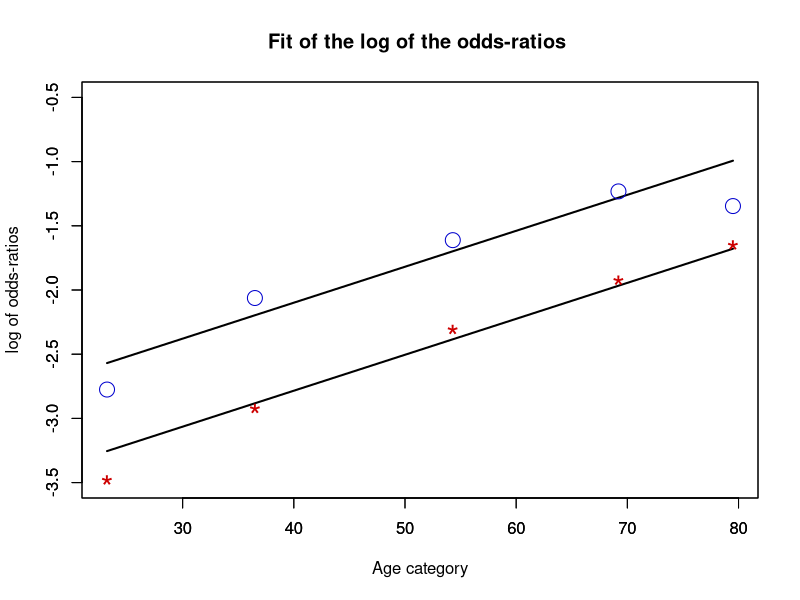
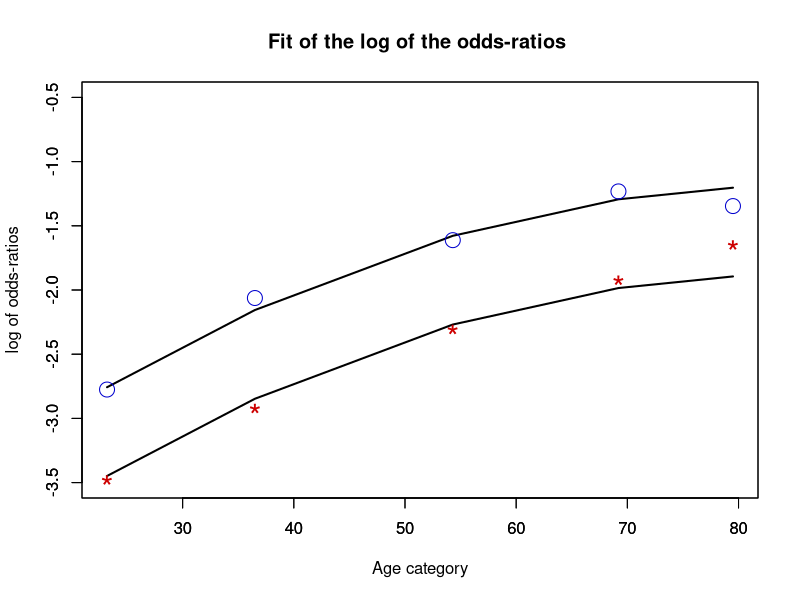

Reproduce these figures in R, in order.
# −−−−−−−−−−−−−−−−−−−−−−−−−−−−−−−−−−−−−−−−−−−−−−−−−−−−−−
# Name of QuantLet : MVAdrugLogistic
# −−−−−−−−−−−−−−−−−−−−−−−−−−−−−−−−−−−−−−−−−−−−−−−−−−−−−−
# Published in : Applied Multivariate Statistical Analysis
# −−−−−−−−−−−−−−−−−−−−−−−−−−−−−−−−−−−−−−−−−−−−−−−−−−−−−−
# Description : Calculates and plots the odds-ratios of the probability 
# of taking drugs in a logit model for a gender-age group 
# combination and tests two models (one without a curvature 
# and more general model with a curvature term).
# −−−−−−−−−−−−−−−−−−−−−−−−−−−−−−−−−−−−−−−−−−−−−−−−−−−−−−
# Keywords : probability, logit, plot, graphical representation, regression 
# −−−−−−−−−−−−−−−−−−−−−−−−−−−−−−−−−−−−−−−−−−−−−−−−−−−−−−
# See also : MVAdrug3waysTab, MVAdrug
# −−−−−−−−−−−−−−−−−−−−−−−−−−−−−−−−−−−−−−−−−−−−−−−−−−−−−−
# Author : Awdesch Melzer
# −−−−−−−−−−−−−−−−−−−−−−−−−−−−−−−−−−−−−−−−−−−−−−−−−−−−−−
# Submitted : Wed, April 04 2012 by Dedy Dwi Prastyo
# −−−−−−−−−−−−−−−−−−−−−−−−−−−−−−−−−−−−−−−−−−−−−−−−−−−−−−
# Example : Fit of the log of the odds-ratios for taking drugs. Men are the stars and women are the circles.
# −−−−−−−−−−−−−−−−−−−−−−−−−−−−−−−−−−−−−−−−−−−−−−−−−−−−−−

# clear all variables
rm(list = ls(all = TRUE))
graphics.off()

# Drug data
zi = rbind(c(1, 0, 1, 0, 1, 0, 0, 0, 0, 21), c(1, 0, 1, 0, 0, 1, 0, 0, 0, 32), c(1, 
    0, 1, 0, 0, 0, 1, 0, 0, 70), c(1, 0, 1, 0, 0, 0, 0, 1, 0, 43), c(1, 0, 1, 0, 
    0, 0, 0, 0, 1, 19), c(1, 0, 0, 1, 1, 0, 0, 0, 0, 683), c(1, 0, 0, 1, 0, 1, 0, 
    0, 0, 596), c(1, 0, 0, 1, 0, 0, 1, 0, 0, 705), c(1, 0, 0, 1, 0, 0, 0, 1, 0, 295), 
    c(1, 0, 0, 1, 0, 0, 0, 0, 1, 99), c(0, 1, 1, 0, 1, 0, 0, 0, 0, 46), c(0, 1, 1, 
        0, 0, 1, 0, 0, 0, 89), c(0, 1, 1, 0, 0, 0, 1, 0, 0, 169), c(0, 1, 1, 0, 0, 
        0, 0, 1, 0, 98), c(0, 1, 1, 0, 0, 0, 0, 0, 1, 51), c(0, 1, 0, 1, 1, 0, 0, 
        0, 0, 738), c(0, 1, 0, 1, 0, 1, 0, 0, 0, 700), c(0, 1, 0, 1, 0, 0, 1, 0, 
        0, 847), c(0, 1, 0, 1, 0, 0, 0, 1, 0, 336), c(0, 1, 0, 1, 0, 0, 0, 0, 1, 
        196))
y = zi[, 10]

# Design matrix
I = 2  # sex M - F
J = 2  # drug Yes - No
K = 5  # age category 16-29, 30-44, 45-64, 65-74, 75++

# Mean age per group: for Men and for Women
average = c(c(23.2, 36.5, 54.3, 69.2, 79.5), c(23.2, 36.5, 54.3, 69.2, 79.5))
X   = rbind(c(1, 1), c(1, 1), c(1, 1), c(1, 1), c(1, 1), c(1, -1), c(1, -1), c(1, -1), 
    c(1, -1), c(1, -1))
X1  = cbind(X, average)  # Xi=design matrix for group i=1,2

n   = dim(X1)
n1  = n[1]
n2  = n[2]
df  = n1 - n2

label = zi[, 3] == 1
n1jk  = y[label]  # nijk is the effective in each cell, i=1,2
label = zi[, 3] == 0
n2jk  = y[label]

b0 = 0 * rep(1, n2)  # current value of beta

# max likelihood in logistic models for 3-way contingency tables
ff = function(b0) {
    -sum(n1jk * log(matrix(1, length(n1jk), 1)/(matrix(1, length(n1jk), 1) + exp(-X1 %*% 
        b0)))) - sum(n2jk * log(matrix(1, dim(matrix(1, length(n1jk), 1)/(matrix(1, 
        length(n1jk), 1) + exp(-X1 %*% b0)))) - matrix(1, length(n1jk), 1)/(matrix(1, 
        length(n1jk), 1) + exp(-X1 %*% b0))))
}
(b      = optim(b0, ff)$par)
loglik  = optim(b0, ff)$value
N       = sum(y)
p1      = matrix(1, length(n1jk), 1)/(matrix(1, length(n1jk), 1) + exp(-X1 %*% b))
p2      = matrix(1, length(n2jk), 1)/(matrix(1, length(n2jk), 1) + exp(X1 %*% b))
nfit    = rbind((n1jk + n2jk) * p1, (n1jk + n2jk) * p2)
nobs    = c(n1jk, n2jk)
e       = log(nobs) - log(nfit)
print("degree of freedom")
print(df)
(G2     = 2 * sum(nobs * e))
(pvalG2 = 1 - pchisq(G2, df))
(chi2   = sum(((nobs - nfit)^2)/nfit))
(pvalG2 = 1 - pchisq(G2, df))
print(" ")
print("  observed    fitted")
print("    values    values")
cbind(nobs, nfit)
print(" ")

oddratfit = log(p1/p2)
oddrat    = log(n1jk/n2jk)
plot(X1[1:K, 3], oddratfit[1:K], type = "l", ylim = c(-3.5, -0.5), ylab = "", xlab = "", 
    lwd = 2)
par(new = TRUE)
plot(X1[(K + 1):(2 * K), 3], oddratfit[(K + 1):(2 * K)], type = "l", ylim = c(-3.5, 
    -0.5), xlab = "Age category", ylab = "log of odds-ratios", lwd = 2)
points(X1[1:K, 3], oddrat[1:K], pch = "*", cex = 2, col = "red3")
points(X1[(K + 1):(2 * K), 3], oddrat[(K + 1):(2 * K)], cex = 2, col = "blue3")
title(paste("Fit of the log of the odds-ratios "))

# logistic model with curvature term: log(y)~gender + age + age^2
(X2 = cbind(X, average, average * average))
n   = dim(X2)
n1  = n[1]
n2  = n[2]
df2 = n1 - n2

label = zi[, 3] == 1
n1jk  = y[label]
label = zi[, 3] == 0
n2jk  = y[label]

b0 = 0 * rep(1, n2)

f2 = function(b0) {
    -sum(n1jk * log(matrix(1, length(n1jk), 1)/(matrix(1, length(n1jk), 1) + exp(-X2 %*% 
        b0)))) - sum(n2jk * log(matrix(1, dim(matrix(1, length(n1jk), 1)/(matrix(1, 
        length(n1jk), 1) + exp(-X2 %*% b0)))) - matrix(1, length(n1jk), 1)/(matrix(1, 
        length(n1jk), 1) + exp(-X2 %*% b0))))
}
(b = optim(b0, f2)$par)

loglik  = optim(b0, f2)$value
N       = sum(y)
p1      = matrix(1, length(n1jk), 1)/(matrix(1, length(n1jk), 1) + exp(-X2 %*% b))
p2      = matrix(1, length(n2jk), 1)/(matrix(1, length(n2jk), 1) + exp(X2 %*% b))
nfit    = rbind((n1jk + n2jk) * p1, (n1jk + n2jk) * p2)
nobs    = c(n1jk, n2jk)
e       = log(nobs) - log(nfit)
print("degree of freedom")
print(df2)
(GG2      = 2 * sum(nobs * e))
(pvalGG2  = 1 - pchisq(GG2, df2))
(chi2     = sum(((nobs - nfit)^2)/nfit))
(pvalG2   = 1 - pchisq(GG2, df2))
print(" ")
print("  observed    fitted")
print("    values    values")
cbind(nobs, nfit)
print(" ")

oddratfit = log(p1/p2)
oddrat    = log(n1jk/n2jk)
dev.new()
plot(X2[1:K, 3], oddratfit[1:K], type = "l", ylim = c(-3.5, -0.5), ylab = "", xlab = "", 
    lwd = 2)
par(new = TRUE)
plot(X2[(K + 1):(2 * K), 3], oddratfit[(K + 1):(2 * K)], type = "l", ylim = c(-3.5, 
    -0.5), xlab = "Age category", ylab = "log of odds-ratios", lwd = 2)
points(X2[1:K, 3], oddrat[1:K], pch = "*", cex = 2, col = "red3")
points(X2[(K + 1):(2 * K), 3], oddrat[(K + 1):(2 * K)], cex = 2, col = "blue3")
title(paste("Fit of the log of the odds-ratios "))

# test model one against model two
print("degree of freedom")
print(df - df2)
(overallG2  = G2 - GG2)
(pvaloG2    = 1 - pchisq(overallG2, df - df2)) 
